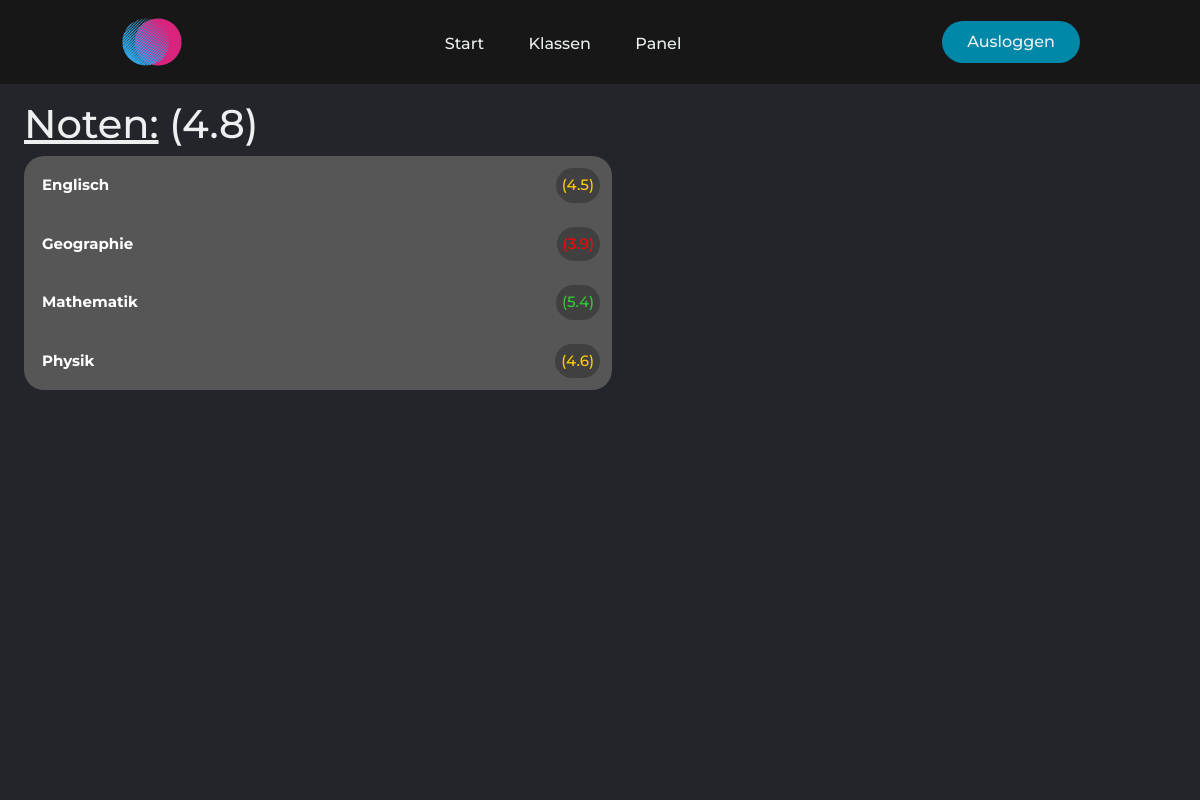
Before: /noten (signed in) with the older database file.
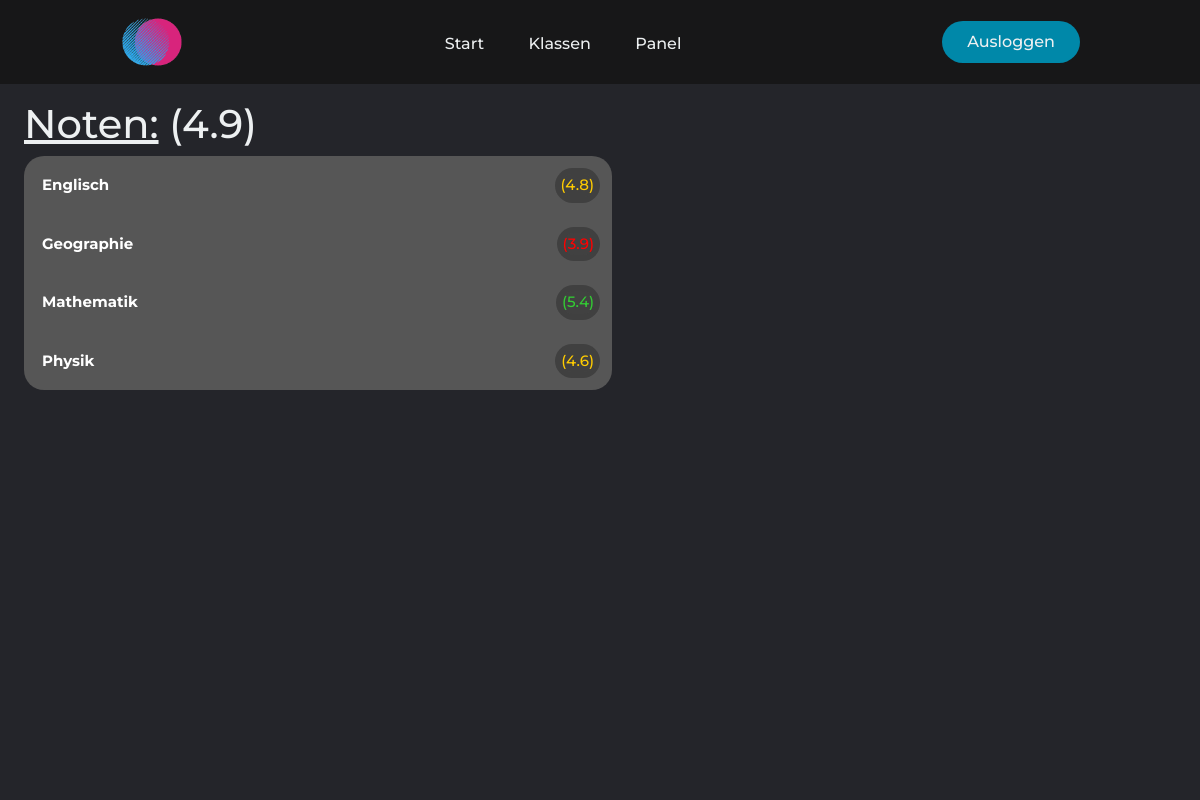
After: the same page with the newer database file.
### mainApp/models.py (models this page shows, shortened)
class Person(AbstractUser):
    klasse = models.ForeignKey(SchoolClass, on_delete=models.CASCADE, blank=True, null=True)
    birth = models.DateField(default=datetime.date.today)
    street = models.CharField(max_length=25, blank=True, null=True)
    street_number = models.IntegerField(validators=[MinValueValidator(0), MaxValueValidator(99)], blank=True, null=True)
    city = models.CharField(max_length=20, blank=True, null=True)
    province = models.CharField(max_length=20, blank=True, null=True)
    code = models.IntegerField(validators=[MinValueValidator(0, MaxValueValidator(9999))], blank=True, null=True)
    def is_teacher(self):
        return self.groups.filter(name='Teacher').exists()

class Test(models.Model):
    student = models.ForeignKey(Person, on_delete=models.CASCADE, blank=True, null=True)
    subject = models.ForeignKey(Subject, on_delete=models.CASCADE, blank=True, null=True)
    thema = models.ForeignKey(Thema, on_delete=models.CASCADE, blank=True, null=True)
    school_class = models.ForeignKey(SchoolClass, on_delete=models.CASCADE, blank=True, null=True)  # need that to calculate average of class in one thema
    grade = models.FloatField(validators=[MinValueValidator(1), MaxValueValidator(6)], blank=True, null=True)
    weight = models.FloatField(validators=[MinValueValidator(0), MaxValueValidator(1)], blank=True, null=True, default=1)
    date = models.DateField(default=datetime.date.today)
    @staticmethod
    def get_grades(student, subjects):
        grades_dict_complete = {}
        for subject in subjects:
            grades_object_list = Test.objects.filter(student=student, subject__name=subject)
            grade_dict_list = []
            for grade in grades_object_list:
                grade_dict = {}
                grade_dict['Note'] = grade.grade
                grade_dict['Datum'] = grade.date.strftime('%d/%m/%Y')
                grade_dict['Thema'] = grade.thema
                grade_dict['Gewichtung'] = grade.weight
                grade_dict_list.append(grade_dict)
            grades_dict_complete[subject] = grade_dict_list
        return grades_dict_complete
    @staticmethod
    def get_avg_subject(grades):
        grades_sum_dict = {}
        for subject, subject_grades in grades.items():
            if len(subject_grades) != 0:
                weights = [grade['Gewichtung'] for grade in subject_grades]
                weighted_sum = 0
                for i, grade in enumerate(subject_grades):
                    weighted_sum += grade['Note'] * weights[i]
                grades_sum_dict[subject] = round(weighted_sum / sum(weights), 1)
        return grades_sum_dict

class Subject(models.Model):
    teacher = models.ForeignKey(Person, on_delete=models.CASCADE, blank=True, null=True)
    name = models.CharField(max_length=20)
    @staticmethod
    def get_subjects():
        return Subject.objects.order_by('name').values_list('name', flat=True).distinct()  # flat = True turns Tuple into flat list

### mainApp/views.py (the view)
# urls.py: path('noten', views.noten, name='noten'),
def noten(request):
    if request.user.is_authenticated:  # if user is logged in
        subject_list = Subject.get_subjects()
        grades = Test.get_grades(student=request.user.id, subjects=subject_list)
        grades_sum_dict = Test.get_avg_subject(grades=grades)
        return render(request, 'noten.html', {'grades_dict': grades, 'grades_sum_dict': grades_sum_dict})
    else:  # else redirect to login page
        return redirect('loginForm:login')

### mainApp/models.py (called while the page is built)
    def __str__(self):
        return f'{self.thema}'

### mainApp/templatetags/main_extra.py (called while the page is built)
@register.filter
def get_item(dictionary, key):
    return dictionary.get(key)

@register.filter
def get_class_button(local_dict, item):
    local_list = list(local_dict)
    if len(local_list) == 1:
        return 'collapsible bottom-collapsible top-collapsible'
    elif local_list.index(item) == 0:
        return 'collapsible top-collapsible'
    elif local_list.index(item) == len(local_list) - 1:
        return 'collapsible bottom-collapsible'
    return 'collapsible'

@register.filter
def get_average_all(student_id):
    grades_object_list = Test.objects.filter(student__id=student_id)
    grades_list = []
    if grades_object_list:
        for grade in grades_object_list:
            grades_list.append(grade.grade)
        grades_list_sum = sum(grades_list)
        return round(grades_list_sum / len(grades_list), 1)
    return None

### mainApp/templates/noten.html (shortened to what this page needs)
{% extends 'layout.html' %}
{% load main_extra %}
{% block body %}
    <main>
        <div class="personal-info">
            <h1>
                <u>Noten:</u> {% if user.id|get_average_all != None %}({{ user.id|get_average_all }}){% endif %}
            </h1>
            {% if grades_dict %}
                {% for subject, grades in grades_dict.items %}
                    <button class="{{ grades_dict.keys|get_class_button:subject }}" type="button" onclick="collapse_show_button(this)">
                        <strong>{{ subject }}</strong> {% if grades_sum_dict|get_item:subject != None %}<div class="noten-avg items_align_right">({{ grades_sum_dict|get_item:subject }})</div>{% endif %}
                    </button>
                {% endfor %}
                {% else %}
                <p>Noch keine Fächer eingetragen!</p>
            {% endif %}
        </div>
    </main>
{% endblock %}

Changed rows visible on the page:
changed Person: id|get_average_all "4.8" → "4.9"
computed for Subject "Englisch": grades_sum_dict "4.5" → "4.8"
